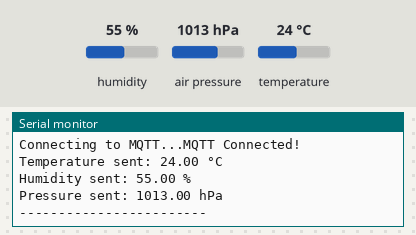
The sketch below on a simulated ESP32. Shown: the last lines printed to the serial monitor. Inputs (shaded band) come from the test bench; at power-on: humidity 55 %, air pressure 1013 hPa, temperature 24 °C. WiFi joins after 1.5 s; servers stay silent unless stated; no MQTT or app messages arrive unless stated; not simulated (calls return 0 or success): secrets.h; names the files do not define were given values by the test bench: MQTT_PORT = 1883.

Above: at 2.7 s.
2.8 s: humidity set to 22 %
At 7.9 s:
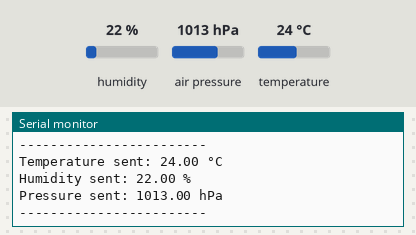
8.8 s: air pressure set to 952 hPa
At 12.0 s:
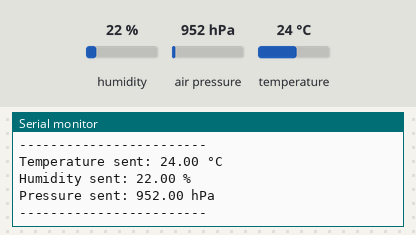

The sketch:

environment_test.ino
```cpp
#include <WiFi.h> // Allows board to connect to WiFi.
#include <PubSubClient.h> // Allows board to communicate via MQTT.

#include "secrets.h" // Configuration file.

#include <Wire.h> // Handles I2C communication.
#include <Adafruit_Sensor.h> // Adafruit sensor base library.
#include <Adafruit_BME280.h> // Allows board to read BME280 sensor.

const char* ssid = WIFI_SSID; // WiFi ssid.
const char* password = WIFI_PASSWORD; // WiFi password.

const char* mqttServer = MQTT_SERVER; // Computers IPv4 address.
const int mqttPort = MQTT_PORT; // Default MQTT port.

Adafruit_BME280 bme; // BME280 sensor object.

WiFiClient wifiClient; // Object for Wi-Fi connection.
PubSubClient mqttClient(wifiClient); // Object for MQTT connection.

void connectToWiFi() {
  Serial.print("Connecting to Wi-Fi");
  WiFi.begin(ssid, password); // Initiate the WiFi connection with given credentials.

  // If not connected.
  while (WiFi.status() != WL_CONNECTED) {
    delay(500);
    Serial.print(".");
  }

  // If connected.
  Serial.println();
  Serial.println("Wi-Fi connected!");
  Serial.print("ESP32 IP address: ");
  Serial.println(WiFi.localIP());
}

void connectToMQTT() {
  // Until MQTT has connected.
  while (!mqttClient.connected()) {
    Serial.print("Connecting to MQTT...");

    // Different client ID to avoid clashing with other sketches.
    if (mqttClient.connect("ESP32_BME280")) {
      Serial.println("MQTT Connected!");
    } else {
      Serial.println("Failed! Error code: ");
      Serial.print(mqttClient.state());
      delay(5000);
    }
  }
}

void setup() { // Runs once at start.
  Serial.begin(115200); // Start serial monitor at 115200 bauds.
  connectToWiFi(); // Connect to WiFi.
  mqttClient.setServer(mqttServer, mqttPort); // Stating which MQTT broker to use.

  Wire.begin(); // Start I2C communication (SDA=21, SCL=22 by default on ESP32).

  // Start the BME280 sensor (0x76 is the address we detected in the scanner).
  if (!bme.begin(0x76)) {
    Serial.println("BME280 failed to start.");
    while (1) {
      delay(1000); // Stop here if sensor is not found.
    }
  }

  Serial.println("BME280 started successfully.");
}

void loop() {
  if (!mqttClient.connected()) { // If connection has dropped, re-connect.
    connectToMQTT();
  }

  mqttClient.loop(); // Keep MQTT connection alive.

  float temperatureC = bme.readTemperature(); // Read temperature in Celsius.
  float humidity = bme.readHumidity(); // Read humidity as percentage.
  float pressureHpa = bme.readPressure() / 100.0F; // Read pressure in hPa.

  char tempString[16];
  char humidityString[16];
  char pressureString[16];

  dtostrf(temperatureC, 1, 2, tempString); // Convert float to string so it can be passed in MQTT.
  dtostrf(humidity, 1, 2, humidityString); // Convert float to string so it can be passed in MQTT.
  dtostrf(pressureHpa, 1, 2, pressureString); // Convert float to string so it can be passed in MQTT.

  mqttClient.publish("aquarium/sensors/environment/temperature", tempString); // Publish temperature to topic.
  mqttClient.publish("aquarium/sensors/environment/humidity", humidityString); // Publish humidity to topic.
  mqttClient.publish("aquarium/sensors/environment/pressure", pressureString); // Publish pressure to topic.

  Serial.print("Temperature sent: ");
  Serial.print(tempString);
  Serial.println(" °C");

  Serial.print("Humidity sent: ");
  Serial.print(humidityString);
  Serial.println(" %");

  Serial.print("Pressure sent: ");
  Serial.print(pressureString);
  Serial.println(" hPa");

  Serial.println("------------------------");

  delay(5000);
}
```

Measured:
- after the input at 2.8 s, the serial monitor: prints a new line after 3.8 s (image 1)
- after the input at 8.8 s, the serial monitor: prints a new line after 2.8 s (image 2)
